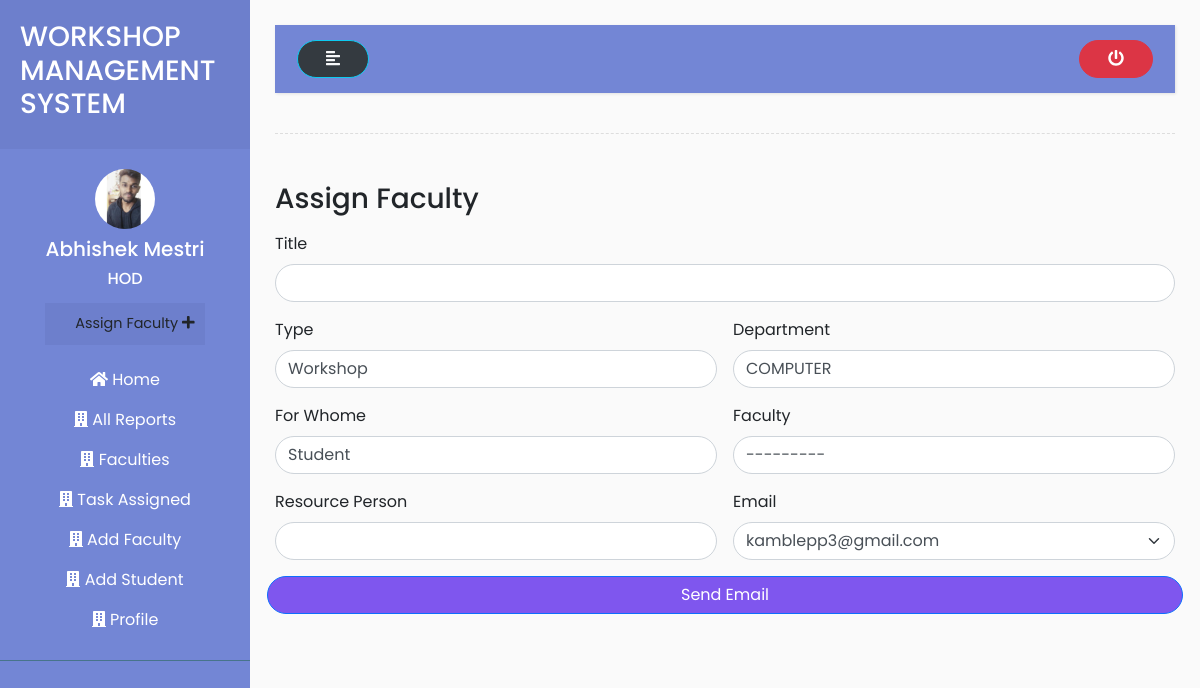
The app's page /hod/assign_task/ (signed in) with its own data.
### accounts/models.py (models this page shows, shortened)
class User(AbstractUser):
    is_hod = models.BooleanField(default=False)
    is_faculty = models.BooleanField(default=False)
    is_student = models.BooleanField(default=False)

class HOD(models.Model):
    user = models.OneToOneField(User, on_delete = models.CASCADE, primary_key = True)
    middle_name = models.CharField (max_length=50)
    phone_number = models.CharField(max_length=20)
    profile_pic = models.ImageField( upload_to='HOD/profile_pic/')
    address = models.CharField(max_length=200)
    gender = (
        ('Male','Male'),
        ('Female','Female')
    )
    sex = models.CharField(choices=gender, max_length=50)
    branches =  (
        ('COMPUTER','COMPUTER'),
        ('EXTC','EXTC'),
        ('MECHANICAL','MECHANICAL'),
        ('AUTOMOBILE','AUTOMOBILE')
    )
    branch = models.CharField( choices = branches, max_length=50)
    joined_at = models.DateField( auto_now=False,null=True,blank=True)
    qualification = models.CharField( max_length=500)
    class Meta:
        verbose_name_plural = 'HODs'

### accounts/views.py (the view, shortened to what this page needs)
# urls.py: path('hod/assign_task/',views.assign_task,name="assign_task"),
@login_required(login_url='login')
def assign_task(request):
    faculties = Faculty.objects.all()
    assignform = AssignedTask()
    context = {
        'assignform': assignform,
        'faculties':faculties
    }
    return render(request,'../templates/hod/assign_task.html',context)

### accounts/models.py (called while the page is built)
    def __str__(self):
        return self.user.first_name + " " + self.user.last_name

### accounts/templates/hod/assign_task.html (shortened to what this page needs)
{% extends 'base.html' %}
{% load static %}
{% block content %}
<div class="wrapper">
    <nav id="sidebar">
        <div class="sidebar-header">
            <h3>WORKSHOP MANAGEMENT SYSTEM</h3>
        </div>
        <ul class="list-unstyled components">
            <div class="d-flex flex-column justify-content-center text-center ">
                {% if request.user.hod.profile_pic %}
          <img src="{{request.user.hod.profile_pic.url}}" class="img-fluid rounded-circle mx-auto mb-2" width="60px" alt="">
        {% else %}
          <img src="{% static 'img/profile.png' %}" class="img-fluid rounded-circle mx-auto mb-2" width="60px" alt="">
        {% endif %}
                <h5>{{request.user.first_name}} {{request.user.last_name}}</h5>
                <h6>HOD</h6>
                <ul class="list-unstyled ">
                    <li>
                        <button type="button" class="btn">
                            <a href="{% url 'assign_task' %}">Assign Faculty
                                <i class="fas fa-plus"></i>
                            </a>
                        </button>
                    </li>
                </ul>
            </div>
            <div class="nav flex-column nav-pills text-center mt-2" aria-orientation="vertical">
                <a class="nav-link" href="{% url 'hod_home' %}"><i class="fas fa-home"></i> Home</a>
                <a class="nav-link" href="{% url 'all_reports' %}"><i class="fas fa-building"></i> All
                    Reports</a>
                <a class="nav-link " href="{% url 'faculties' %}"><i class="fas fa-building"></i> Faculties</a>
                <a class="nav-link " href="{% url 'task_assigned' %}"><i class="fas fa-building"></i> Task Assigned</a>
        <a class="nav-link " href="{% url 'add_faculty' %}"><i class="fas fa-building"></i> Add Faculty</a>
        <a class="nav-link " href="{% url 'add_student' %}"><i class="fas fa-building"></i> Add Student</a>
                <a class="nav-link " href="{% url 'profile' %}"><i class="fas fa-building"></i> Profile</a>
            </div>
        </ul>
    </nav>
    <div id="content">
        <nav class="navbar navbar-expand-lg " style="background-color: #7386D5;">
            <div class="container-fluid">
                <button type="button" id="sidebarCollapse" class="btn text-light bg-dark btn-info">
                    <i class="fas fa-align-left"></i>
                </button>
                <a href="{% url 'logout' %}">
                    <button type="button" class="btn btn-danger">
                        <i class="fas fa-power-off"></i>
                    </button>
                </a>
            </div>
        </nav>
        <div class="line"></div>
        <div class="row">
            <div class="col-md-12">
                <div class="d-flex justify-content-between py-2">
                    <h3>Assign Faculty</h3>
                </div>
                <form method="POST" class="row g-3">
                    <div class="col-12">
                        <label for="inputAddress" class="form-label">Title</label>
                        {{assignform.event_title}}
                    </div>
                    <div class="col-lg-6">
                        <label for="inputCity" class="form-label">Type</label>
                        {{assignform.types}}
                    </div>
                    <div class="col-lg-6">
                        <label for="inputPassword4" class="form-label">Department</label>
                        {{assignform.org_department}}
                    </div>
                    <div class="col-lg-6">
                        <label for="inputCity" class="form-label">For Whome</label>
                        {{assignform.forwhome}}
                    </div>
                    <div class="col-lg-6">
                        <label for="inputPassword4" class="form-label">Faculty</label>
                        {{assignform.event_coordinator}}
                    </div>
                    <div class="col-lg-6">
                        <label for="inputAddress2" class="form-label">Resource Person</label>
                        {{assignform.res_person}}
                    </div>
                    <div class="col-lg-6">
                        <label for="inputEmail4" class="form-label">Email</label>
                        <select id="inputState" name="email" class="form-select">
                            {% for faculty in faculties %}
                            <option>{{faculty.user.email}}</option>
                            {% endfor %}
                        </select>
                    </div>
                    <button type="submit" class="btn btn-primary">Send Email</button>
                    <div class="col-12">
                    </div>
                </form>
            </div>
        </div>
    </div>
</div>
{% endblock content %}

### accounts/static/css/style2.css (style rules this page uses)
body { font-family: 'Poppins', sans-serif; background: #fafafa; }
a, a:hover, a:focus { color: inherit; text-decoration: none; transition: all 0.3s; }
.navbar { padding: 15px 10px; background: #fff; border: none; border-radius: 0; margin-bottom: 40px; box-shadow: 1px 1px 3px rgba(0, 0, 0, 0.1); }
.line { width: 100%; height: 1px; border-bottom: 1px dashed #ddd; margin: 40px 0; }
.wrapper { display: flex; width: 100%; }
#sidebar { width: 250px; position: fixed; top: 0; left: 0; height: 100vh; z-index: 999; background: #7386D5; color: #fff; transition: all 0.3s; }
#sidebar .sidebar-header { padding: 20px; background: #6d7fcc; }
#sidebar ul.components { padding: 20px 0; border-bottom: 1px solid #47748b; }
#sidebar ul li a { padding: 10px; font-size: 1.1em; display: block; }
ul ul a { font-size: 0.9em !important; padding-left: 30px !important; background: #6d7fcc; }
#content { width: calc(100% - 250px); padding: 25px; min-height: 100vh; transition: all 0.3s; position: absolute; top: 0; right: 0; }

### records on screen
User: user.hod.profile_pic (picture), user.first_name "Abhishek", user.last_name "Mestri"

### other values on screen
form field email "kamblepp3@gmail.com"
